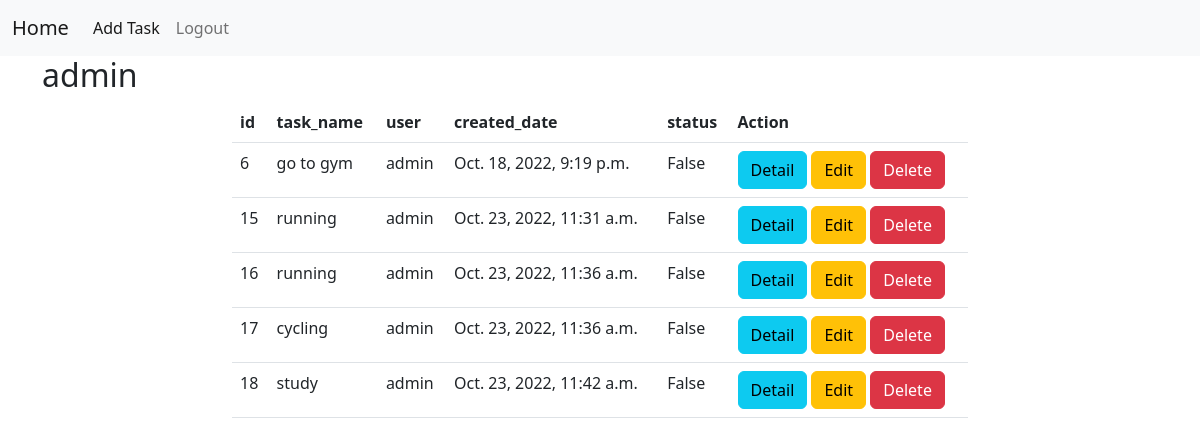
The app's page /todos/all/ (signed in) with its own data.
### task/models.py (models this page shows, shortened)
class Task(models.Model):
    task_name = models.CharField(max_length=100)
    user = models.ForeignKey(User, on_delete=models.CASCADE)
    created_date = models.DateTimeField(auto_now_add=True)
    status = models.BooleanField(default=False)

### task/views.py (the view)
# urls.py: path('todos/all/', TaskListView.as_view(), name="todo-all"),
@method_decorator(sigin_required, name="dispatch")
class TaskListView(ListView):
    model = Task
    template_name = "task_list.html"
    context_object_name = "todos"
    def get_queryset(self):
        return Task.objects.filter(user=self.request.user)
    '''when inherit from View'''

### task/views.py (called while the page is built)
def sigin_required(fn):
    def wrapper(request, *args, **kwargs):
        if not request.user.is_authenticated:
            messages.error(request, "You must login")
            return redirect('todo-signin')
        else:
            return fn (request, *args, **kwargs)
    return wrapper

### task/templates/task_list.html (shortened to what this page needs)
{%extends 'base.html'%}
{%block body_block%}
<div class="container">
  <h2>{{request.user}}</h2>
    <div class="row">
      <div class="col-2"></div>
      <div class="col-8">
        <table class="table">
          <tr>
            <th>id</th>
            <th>task_name</th>
            <th>user</th>
            <th>created_date</th>
            <th>status</th>
            <th>Action</th>
          </tr>
          {%for task in todos%}
          <tr>
            <td>{{task.id}}</td>
            <td>{{task.task_name}}</td>
            <td>{{task.user}}</td>
            <td>{{task.created_date}}</td>
            <td>{{task.status}}</td>
            <td>
              <a href="{%url 'todo-detail' task.id%}" class="btn btn-info"
                >Detail</a
              >
              <a href="{%url 'todo-update' task.id%}" class="btn btn-warning">Edit</a>
              <a href="{%url 'todo-delete' task.id%}" class="btn btn-danger"
                >Delete</a
              >
            </td>
          </tr>
          {%endfor%}
        </table>
      </div>
      <div class="col-2"></div>
    </div>
  </div>
{%endblock%}

### task/templates/base.html (shortened to what this page needs)
<!DOCTYPE html>
<html lang="en">
  <head>
    <link
      href="https://cdn.jsdelivr.net/npm/bootstrap@5.2.2/dist/css/bootstrap.min.css"
      rel="stylesheet"
    />
  </head>
  <body>
    <nav class="navbar navbar-expand-lg bg-light">
      <div class="container-fluid">
        <a class="navbar-brand" href="{%url 'todo-all'%}">Home</a>
        <div class="collapse navbar-collapse" id="navbarSupportedContent">
          <ul class="navbar-nav me-auto mb-2 mb-lg-0">
            <li class="nav-item">
              <a
                class="nav-link active"
                aria-current="page"
                href="{%url 'todo-add'%}"
                >Add Task</a
              >
            </li>
            <li class="nav-item">
              <a class="nav-link" href="{%url 'todo-signout'%}">Logout</a>
            </li>
          </ul>
        </div>
      </div>
    </nav>
    {%block body_block%}
    {%endblock%}
  </body>
</html>

### records on screen
Task: id "6", task_name "go to gym", user "admin", created_date "Oct. 18, 2022, 9:19 p.m.", status "False"
Task: id "15", task_name "running", user "admin", created_date "Oct. 23, 2022, 11:31 a.m.", status "False"
Task: id "16", task_name "running", user "admin", created_date "Oct. 23, 2022, 11:36 a.m.", status "False"
Task: id "17", task_name "cycling", user "admin", created_date "Oct. 23, 2022, 11:36 a.m.", status "False"
Task: id "18", task_name "study", user "admin", created_date "Oct. 23, 2022, 11:42 a.m.", status "False"

### other values on screen
{{ request.user }} "admin"
